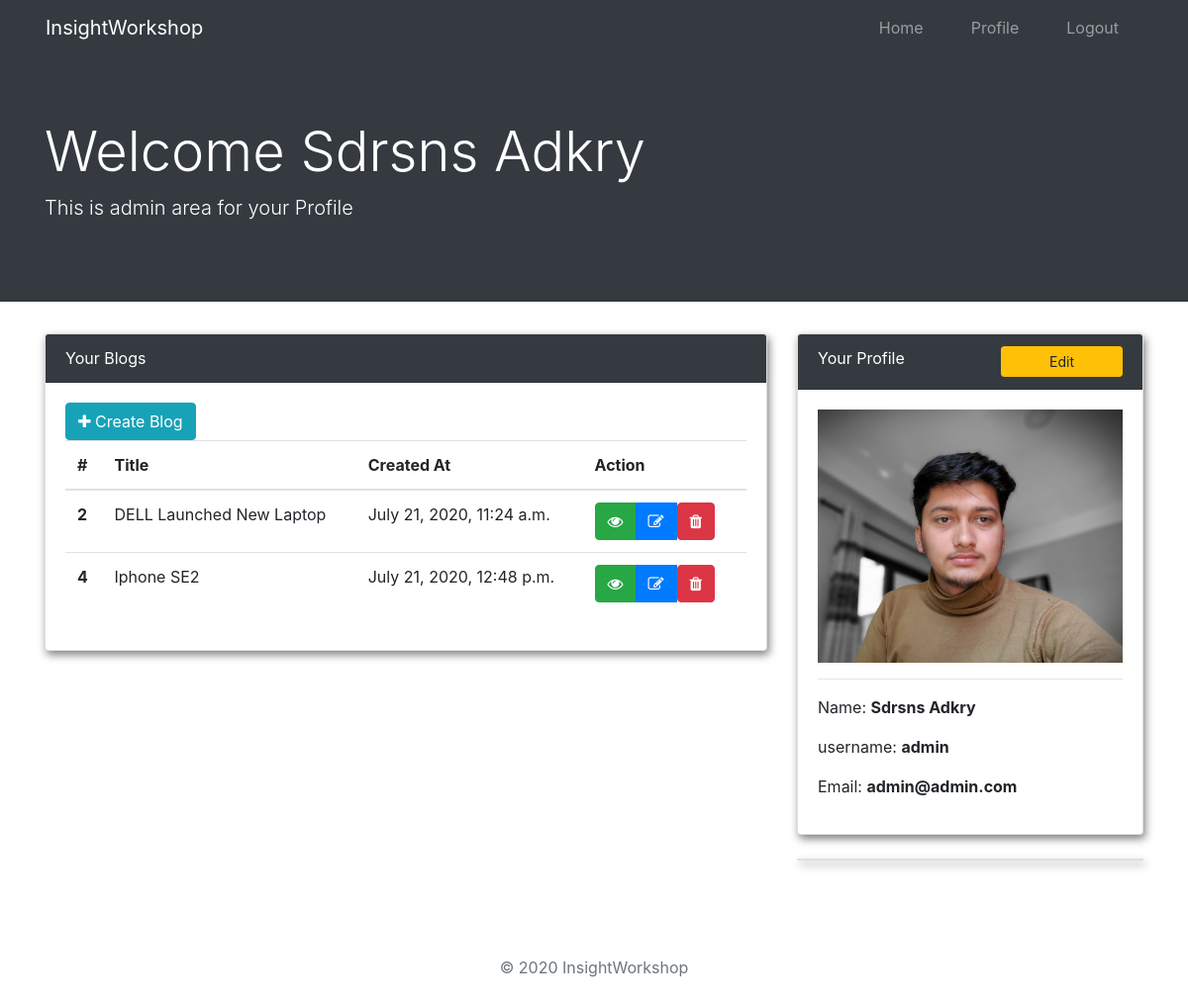
The page /profile/ (signed in) on the database its author committed.
### UserBlog/models.py (models this page shows, shortened)
class User(AbstractUser):
    email = models.EmailField(blank=False, unique=True)
    USERNAME_FIELD = 'email'
    REQUIRED_FIELDS = ['username']
    image = models.ImageField(blank=True, upload_to='profile')

class TimeStamp(models.Model):
    created_at = models.DateTimeField(auto_now_add=True)
    updated_at = models.DateTimeField(auto_now=True)
    class Meta:
        abstract = True

class Blog(TimeStamp):
    author = models.ForeignKey(User, on_delete=models.CASCADE)
    title = models.CharField(max_length=150)
    image = models.ImageField(upload_to='blog')
    content = models.TextField()

### UserBlog/views.py (the view)
# urls.py: path('profile/', ListBlog.as_view(), name='Profile'),
class ListBlog(LoginRequiredMixin, ListView):
    template_name = 'blog/blog-list.html'
    context_object_name = 'blogs'
    def get_queryset(self):
        if self.request.user.is_authenticated:
            queryset = Blog.objects.filter(author=self.request.user)
        else:
            queryset = Blog.objects.none()
        return queryset

### UserBlog/templates/blog/blog-list.html (shortened to what this page needs)
{% extends 'profile.html' %}
{% block blog-content %}
<div class="card ">
    <div class="card-header bg-dark text-white">
        Your Blogs
    </div>
    <div class="card-body">
        <a href="{% url 'create-blog' %}" class="btn  btn-info"> <i class="fa fa-plus"> </i> Create Blog</a>
        <div class="table-responsive">
            <table class="table table-hover">
                <thead>
                <tr>
                    <th scope="col">#</th>
                    <th scope="col">Title</th>
                    <th scope="col">Created At</th>
                    <th scope="col">Action</th>
                </tr>
                </thead>
                <tbody>
                {% for blog in blogs %}
                <tr>
                    <th scope="row">{{blog.id}}</th>
                    <td>{{blog.title}}</td>
                    <td>{{blog.created_at}}</td>
                    <td>
                        <div class="btn-group mr-2" role="group" aria-label="Second group">
                            <a href="{% url 'blog-detail' blog.id %}" class="btn  btn-success" title="Detail View"><i
                                    class="fa fa-eye"></i></a>
                            <a href="{% url 'update-blog' blog.id %}" class="btn  btn-primary" title="Update View"><i
                                    class="fa fa-edit"></i></a>
                            <form action="{% url 'delete-blog' blog.id %}" method="post">
                                <button class="btn  btn-danger" title="Delete"><i class="fa fa-trash"></i></button>
                            </form>
                        </div>
                    </td>
                </tr>
                {% endfor %}
                </tbody>
            </table>
        </div>
    </div>
</div>
{% endblock %}

### UserBlog/templates/profile.html
{% extends 'base.html' %}
{% block content %}
<div class="jumbotron jumbotron-fluid bg-dark text-white ">
    <div class="container ">
        <h1 class="display-4">Welcome {{user.get_full_name}}</h1>
        <p class="lead">This is admin area for your Profile</p>
    </div>
</div>
<div class="container">
    <div class="row">
        <div class="col-8">
            {% block blog-content %}
            {% endblock %}
        </div>
        <div class="col-4">
            <div class="card ">
                <div class="card-header bg-dark text-white">
                    Your Profile
                    <a href="{% url 'profile-update' %}" class="btn btn-sm btn-warning px-5 float-right">Edit</a>
                </div>
                <div class="card-body">
                    {% if user.image %}
                    <img src="{{user.image.url}}" class="img-fluid" alt="">
                    {% else %}
                    <img src="" alt="Profile-image">
                    {% endif %}
                    <hr>
                    <p>Name: <strong>{{user.get_full_name}}</strong>  </p>
                    <p>username: <strong>{{user.username}}</strong></p>
                    <p>Email: <strong>{{user.email}}</strong></p>
                </div>
            </div>
            <div class="card mt-4 ">
            </div>
        </div>
    </div>
</div>
{% endblock %}

### UserBlog/templates/base.html (style rules this page uses)
.card { box-shadow: 2px 4px 8px 0 rgba(0,0,0,0.5); }

### rows shown on the page
User: get_full_name "Sdrsns Adkry", image (picture), username "admin", email "admin@admin.com"
Blog: id "2", title "DELL Launched New Laptop", created_at "July 21, 2020, 11:24 a.m."
Blog: id "4", title "Iphone SE2", created_at "July 21, 2020, 12:48 p.m."
